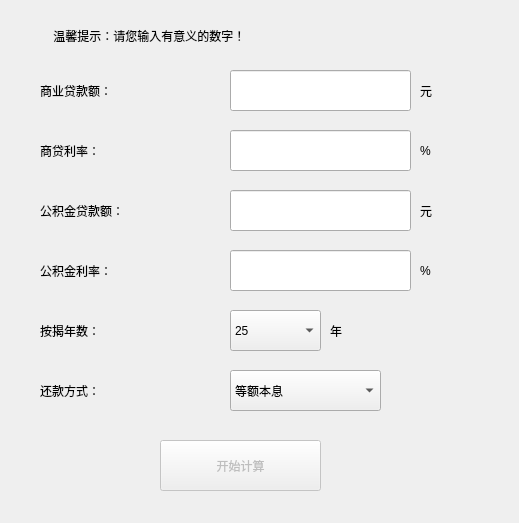
<?xml version="1.0" encoding="UTF-8"?>
<ui version="4.0">
 <class>zuhexingdaikuan</class>
 <widget class="QWidget" name="zuhexingdaikuan">
  <property name="geometry">
   <rect>
    <x>0</x>
    <y>0</y>
    <width>519</width>
    <height>523</height>
   </rect>
  </property>
  <property name="windowTitle">
   <string>组合型贷款</string>
  </property>
  <widget class="QPushButton" name="pushButton_kaishiJisuan">
   <property name="enabled">
    <bool>false</bool>
   </property>
   <property name="geometry">
    <rect>
     <x>160</x>
     <y>440</y>
     <width>161</width>
     <height>51</height>
    </rect>
   </property>
   <property name="text">
    <string>开始计算</string>
   </property>
  </widget>
  <widget class="QLabel" name="label_7">
   <property name="geometry">
    <rect>
     <x>420</x>
     <y>70</y>
     <width>54</width>
     <height>41</height>
    </rect>
   </property>
   <property name="text">
    <string>元</string>
   </property>
  </widget>
  <widget class="QLabel" name="label_8">
   <property name="geometry">
    <rect>
     <x>420</x>
     <y>130</y>
     <width>54</width>
     <height>41</height>
    </rect>
   </property>
   <property name="text">
    <string>%</string>
   </property>
  </widget>
  <widget class="QLabel" name="label_9">
   <property name="geometry">
    <rect>
     <x>420</x>
     <y>190</y>
     <width>54</width>
     <height>41</height>
    </rect>
   </property>
   <property name="text">
    <string>元</string>
   </property>
  </widget>
  <widget class="QLabel" name="label_10">
   <property name="geometry">
    <rect>
     <x>420</x>
     <y>250</y>
     <width>54</width>
     <height>41</height>
    </rect>
   </property>
   <property name="text">
    <string>%</string>
   </property>
  </widget>
  <widget class="QLabel" name="label_11">
   <property name="geometry">
    <rect>
     <x>330</x>
     <y>310</y>
     <width>54</width>
     <height>41</height>
    </rect>
   </property>
   <property name="text">
    <string>年</string>
   </property>
  </widget>
  <widget class="QLabel" name="label_3">
   <property name="geometry">
    <rect>
     <x>40</x>
     <y>190</y>
     <width>181</width>
     <height>41</height>
    </rect>
   </property>
   <property name="text">
    <string>公积金贷款额：</string>
   </property>
  </widget>
  <widget class="QLineEdit" name="lineEdit_gongjijinDaikuane">
   <property name="geometry">
    <rect>
     <x>230</x>
     <y>190</y>
     <width>181</width>
     <height>41</height>
    </rect>
   </property>
  </widget>
  <widget class="QComboBox" name="comboBox_huankuanFangshi">
   <property name="geometry">
    <rect>
     <x>230</x>
     <y>370</y>
     <width>151</width>
     <height>41</height>
    </rect>
   </property>
   <item>
    <property name="text">
     <string>等额本息</string>
    </property>
   </item>
   <item>
    <property name="text">
     <string>等额本金</string>
    </property>
   </item>
  </widget>
  <widget class="QLabel" name="label_6">
   <property name="geometry">
    <rect>
     <x>40</x>
     <y>370</y>
     <width>131</width>
     <height>41</height>
    </rect>
   </property>
   <property name="text">
    <string>还款方式：    </string>
   </property>
  </widget>
  <widget class="QComboBox" name="comboBox_anjieNianshu">
   <property name="geometry">
    <rect>
     <x>230</x>
     <y>310</y>
     <width>91</width>
     <height>41</height>
    </rect>
   </property>
   <item>
    <property name="text">
     <string>25</string>
    </property>
   </item>
   <item>
    <property name="text">
     <string>24</string>
    </property>
   </item>
   <item>
    <property name="text">
     <string>23</string>
    </property>
   </item>
   <item>
    <property name="text">
     <string>22</string>
    </property>
   </item>
   <item>
    <property name="text">
     <string>21</string>
    </property>
   </item>
   <item>
    <property name="text">
     <string>20</string>
    </property>
   </item>
   <item>
    <property name="text">
     <string>19</string>
    </property>
   </item>
   <item>
    <property name="text">
     <string>18</string>
    </property>
   </item>
   <item>
    <property name="text">
     <string>17</string>
    </property>
   </item>
   <item>
    <property name="text">
     <string>16</string>
    </property>
   </item>
   <item>
    <property name="text">
     <string>15</string>
    </property>
   </item>
   <item>
    <property name="text">
     <string>14</string>
    </property>
   </item>
   <item>
    <property name="text">
     <string>13</string>
    </property>
   </item>
   <item>
    <property name="text">
     <string>12</string>
    </property>
   </item>
   <item>
    <property name="text">
     <string>11</string>
    </property>
   </item>
   <item>
    <property name="text">
     <string>10</string>
    </property>
   </item>
   <item>
    <property name="text">
     <string>9</string>
    </property>
   </item>
   <item>
    <property name="text">
     <string>8</string>
    </property>
   </item>
   <item>
    <property name="text">
     <string>7</string>
    </property>
   </item>
   <item>
    <property name="text">
     <string>6</string>
    </property>
   </item>
   <item>
    <property name="text">
     <string>5</string>
    </property>
   </item>
   <item>
    <property name="text">
     <string>4</string>
    </property>
   </item>
   <item>
    <property name="text">
     <string>3</string>
    </property>
   </item>
   <item>
    <property name="text">
     <string>2</string>
    </property>
   </item>
   <item>
    <property name="text">
     <string>1</string>
    </property>
   </item>
  </widget>
  <widget class="QLabel" name="label_5">
   <property name="geometry">
    <rect>
     <x>40</x>
     <y>310</y>
     <width>131</width>
     <height>41</height>
    </rect>
   </property>
   <property name="text">
    <string>按揭年数：    </string>
   </property>
  </widget>
  <widget class="QLabel" name="label_4">
   <property name="geometry">
    <rect>
     <x>40</x>
     <y>250</y>
     <width>131</width>
     <height>41</height>
    </rect>
   </property>
   <property name="text">
    <string>公积金利率：  </string>
   </property>
  </widget>
  <widget class="QLineEdit" name="lineEdit_gongjijinLilv">
   <property name="geometry">
    <rect>
     <x>230</x>
     <y>250</y>
     <width>181</width>
     <height>41</height>
    </rect>
   </property>
  </widget>
  <widget class="QLabel" name="label_2">
   <property name="geometry">
    <rect>
     <x>40</x>
     <y>130</y>
     <width>131</width>
     <height>41</height>
    </rect>
   </property>
   <property name="text">
    <string>商贷利率：    </string>
   </property>
  </widget>
  <widget class="QLineEdit" name="lineEdit_shangdaiLilv">
   <property name="geometry">
    <rect>
     <x>230</x>
     <y>130</y>
     <width>181</width>
     <height>41</height>
    </rect>
   </property>
  </widget>
  <widget class="QLabel" name="label">
   <property name="geometry">
    <rect>
     <x>40</x>
     <y>70</y>
     <width>131</width>
     <height>41</height>
    </rect>
   </property>
   <property name="text">
    <string>商业贷款额：  </string>
   </property>
  </widget>
  <widget class="QLineEdit" name="lineEdit_shangyeDaikuane">
   <property name="geometry">
    <rect>
     <x>230</x>
     <y>70</y>
     <width>181</width>
     <height>41</height>
    </rect>
   </property>
  </widget>
  <widget class="QLabel" name="label_12">
   <property name="geometry">
    <rect>
     <x>50</x>
     <y>20</y>
     <width>421</width>
     <height>31</height>
    </rect>
   </property>
   <property name="text">
    <string> 温馨提示：请您输入有意义的数字！</string>
   </property>
  </widget>
 </widget>
 <resources/>
 <connections>
  <connection>
   <sender>lineEdit_shangyeDaikuane</sender>
   <signal>textChanged(QString)</signal>
   <receiver>zuhexingdaikuan</receiver>
   <slot>on_text_changed()</slot>
   <hints>
    <hint type="sourcelabel">
     <x>208</x>
     <y>32</y>
    </hint>
    <hint type="destinationlabel">
     <x>297</x>
     <y>5</y>
    </hint>
   </hints>
  </connection>
  <connection>
   <sender>lineEdit_shangdaiLilv</sender>
   <signal>textChanged(QString)</signal>
   <receiver>zuhexingdaikuan</receiver>
   <slot>on_text_changed()</slot>
   <hints>
    <hint type="sourcelabel">
     <x>226</x>
     <y>68</y>
    </hint>
    <hint type="destinationlabel">
     <x>324</x>
     <y>50</y>
    </hint>
   </hints>
  </connection>
  <connection>
   <sender>lineEdit_gongjijinDaikuane</sender>
   <signal>textChanged(QString)</signal>
   <receiver>zuhexingdaikuan</receiver>
   <slot>on_text_changed()</slot>
   <hints>
    <hint type="sourcelabel">
     <x>190</x>
     <y>107</y>
    </hint>
    <hint type="destinationlabel">
     <x>342</x>
     <y>101</y>
    </hint>
   </hints>
  </connection>
  <connection>
   <sender>lineEdit_gongjijinLilv</sender>
   <signal>textChanged(QString)</signal>
   <receiver>zuhexingdaikuan</receiver>
   <slot>on_text_changed()</slot>
   <hints>
    <hint type="sourcelabel">
     <x>199</x>
     <y>137</y>
    </hint>
    <hint type="destinationlabel">
     <x>339</x>
     <y>170</y>
    </hint>
   </hints>
  </connection>
 </connections>
 <slots>
  <slot>on_text_changed()</slot>
 </slots>
</ui>
